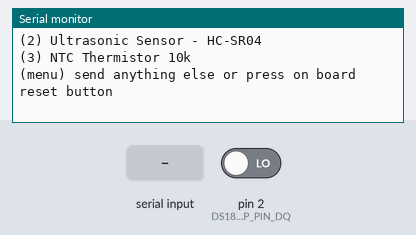
Simulated run of this sketch. Board: Arduino Uno, built with avr-gcc and run on an emulated ATmega328P. Parts: the last lines printed to the serial monitor. The test bench sets the inputs (shaded band); at power-on: pin 2 (DS18B20WP_PIN_DQ) LOW.

Above: at 0.9 s.
1.0 s: "1" received over Serial
At 1.6 s:
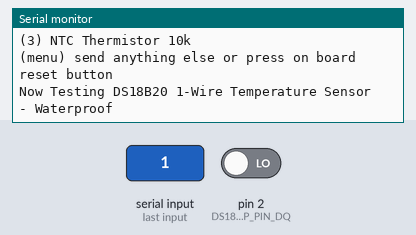
3.2 s: pin 2 (DS18B20WP_PIN_DQ) driven HIGH
At 3.6 s:
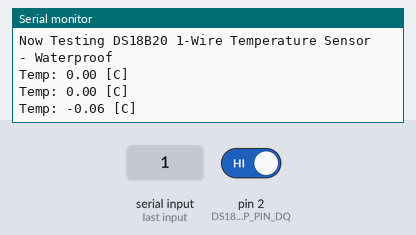

The sketch:

SensorTestBench.ino
```cpp
// Include standard Arduino library
#include "Arduino.h"

// --- Standalone Library Implementations ---

// 1. Minimal DS18B20 / 1-Wire Implementation
class DS18B20 {
  private:
    uint8_t pin;
    void reset() {
      pinMode(pin, OUTPUT);
      digitalWrite(pin, LOW);
      delayMicroseconds(480);
      pinMode(pin, INPUT);
      delayMicroseconds(480);
    }
    void writeBit(uint8_t b) {
      pinMode(pin, OUTPUT);
      digitalWrite(pin, LOW);
      delayMicroseconds(b ? 2 : 60);
      pinMode(pin, INPUT);
      delayMicroseconds(b ? 60 : 2);
    }
    void writeByte(uint8_t data) {
      for (int i = 0; i < 8; i++) {
        writeBit(data & 1);
        data >>= 1;
      }
    }
    uint8_t readBit() {
      pinMode(pin, OUTPUT);
      digitalWrite(pin, LOW);
      delayMicroseconds(2);
      pinMode(pin, INPUT);
      delayMicroseconds(10);
      uint8_t b = digitalRead(pin);
      delayMicroseconds(50);
      return b;
    }
    uint8_t readByte() {
      uint8_t data = 0;
      for (int i = 0; i < 8; i++) {
        data |= (readBit() << i);
      }
      return data;
    }
  public:
    DS18B20(uint8_t p) : pin(p) {}
    float readTempC() {
      reset();
      writeByte(0xCC); // Skip ROM
      writeByte(0x44); // Convert T
      delay(750);      // Wait for conversion

      reset();
      writeByte(0xCC); // Skip ROM
      writeByte(0xBE); // Read Scratchpad

      uint8_t lsb = readByte();
      uint8_t msb = readByte();
      reset();         // abort reading the rest of scratchpad

      int16_t raw = (msb << 8) | lsb;
      return (float)raw / 16.0;
    }
};

// 2. Minimal Ultrasonic (HC-SR04) Implementation
class NewPing {
  private:
    uint8_t trig;
    uint8_t echo;
  public:
    NewPing(uint8_t trigPin, uint8_t echoPin) : trig(trigPin), echo(echoPin) {
      pinMode(trig, OUTPUT);
      pinMode(echo, INPUT);
    }
    int ping_cm() {
      digitalWrite(trig, LOW);
      delayMicroseconds(2);
      digitalWrite(trig, HIGH);
      delayMicroseconds(10);
      digitalWrite(trig, LOW);

      // 30ms timeout is roughly equal to ~5 meters
      long duration = pulseIn(echo, HIGH, 30000);
      return duration * 0.034 / 2;
    }
};

// 3. Minimal 10k NTC Thermistor Implementation
class Thermistor {
  private:
    uint8_t pin;
  public:
    Thermistor(uint8_t analogPin) : pin(analogPin) {}
    float getTempC() {
      int raw = analogRead(pin);
      if (raw == 0) return -273.15; // Prevent division by zero

      // Beta equation parameters (assumes standard 10k NTC thermistor and 10k series resistor)
      float r = 10000.0 * ((1023.0 / (float)raw) - 1.0);
      float tKelvin = 1.0 / (log(r / 10000.0) / 3950.0 + 1.0 / 298.15);
      return tKelvin - 273.15;
    }
};

// --- End of Standalone Libraries ---


// Pin Definitions
#define DS18B20WP_PIN_DQ 2
#define HCSR04_PIN_TRIG  4
#define HCSR04_PIN_ECHO  3
#define THERMISTOR_PIN_CON1 A3

// Object initialization
DS18B20 ds18b20wp(DS18B20WP_PIN_DQ);
NewPing hcsr04(HCSR04_PIN_TRIG, HCSR04_PIN_ECHO);
Thermistor thermistor(THERMISTOR_PIN_CON1);

// Global variables
const unsigned long timeout = 10000; // Define timeout of 10 sec
char menuOption = 0;
unsigned long time0;

// Setup the essentials for your circuit to work.
void setup()
{
    // Setup Serial which is useful for debugging
    Serial.begin(9600);
    while (!Serial); // wait for serial port to connect. Needed for native USB
    Serial.println(F("start"));

    menuOption = menu();
}

// Main logic of your circuit.
void loop()
{
    if(menuOption == '1') {
        // DS18B20 1-Wire Temperature Sensor - Waterproof - Test Code
        float ds18b20wpTempC = ds18b20wp.readTempC();
        Serial.print(F("Temp: ")); Serial.print(ds18b20wpTempC); Serial.println(F(" [C]"));
    }
    else if(menuOption == '2') {
        // Ultrasonic Sensor - HC-SR04 - Test Code
        int hcsr04Dist = hcsr04.ping_cm();
        delay(10);
        Serial.print(F("Distance: ")); Serial.print(hcsr04Dist); Serial.println(F(" [cm]"));
    }
    else if(menuOption == '3') {
        // NTC Thermistor 10k - Test Code
        float thermistorTempC = thermistor.getTempC();
        Serial.print(F("Temp: ")); Serial.print(thermistorTempC); Serial.println(F(" [°C]"));
        delay(500); // Added slight delay to make thermistor reading readable in serial monitor
    }

    // Check if 10 seconds have passed
    if (millis() - time0 > timeout)
    {
        menuOption = menu();
    }
}

// Menu function for selecting the components to be tested
char menu()
{
    Serial.println(F("\nWhich component would you like to test?"));
    Serial.println(F("(1) DS18B20 1-Wire Temperature Sensor - Waterproof"));
    Serial.println(F("(2) Ultrasonic Sensor - HC-SR04"));
    Serial.println(F("(3) NTC Thermistor 10k"));
    Serial.println(F("(menu) send anything else or press on board reset button\n"));

    while (!Serial.available());

    // Read data from serial monitor if received
    while (Serial.available())
    {
        char c = Serial.read();
        if (isAlphaNumeric(c))
        {
            if(c == '1')
                Serial.println(F("Now Testing DS18B20 1-Wire Temperature Sensor - Waterproof"));
            else if(c == '2')
                Serial.println(F("Now Testing Ultrasonic Sensor - HC-SR04"));
            else if(c == '3')
                Serial.println(F("Now Testing NTC Thermistor 10k"));
            else
            {
                Serial.println(F("illegal input!"));
                return 0;
            }
            time0 = millis();
            return c;
        }
    }
    return 0;
}
```

Measured:
- after the input at 1.0 s, the serial monitor: prints a new line at once (image 1)
- after the input at 3.2 s, the serial monitor: prints a new line after 0.07 s (image 2)
